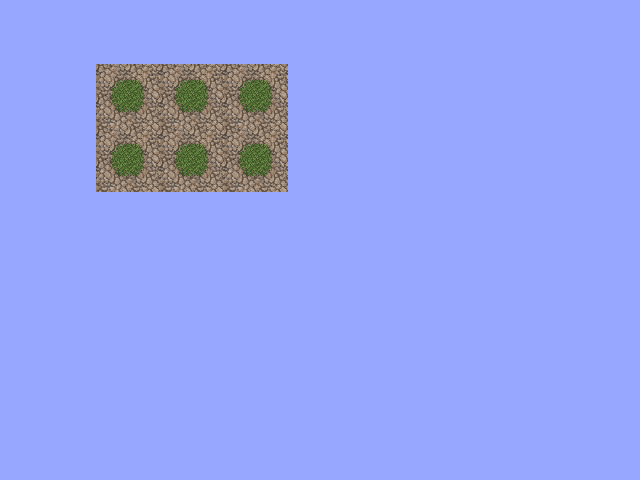

The image is a tile-based game level rendered from a .tmx file. Its description and complete source (layers, tilesets, objects, tile grids) follow:
An orthogonal 20x15 tile map with 32x32 px tiles, 1 tile layer (Tile Layer 1).

<map version="1.5" tiledversion="2021.03.23" orientation="orthogonal" renderorder="right-down" width="20" height="15" tilewidth="32" tileheight="32" infinite="0" backgroundcolor="#3f97a7ff" nextlayerid="2" nextobjectid="1">
 <properties>
  <property name="BoolProp" type="bool" value="true" />
  <property name="ColorProp" type="color" value="#ed00008b" />
  <property name="FileProp" type="file" value="" />
  <property name="FloatProp" type="float" value="2.3" />
  <property name="IntProp" type="int" value="658" />
  <property name="ObjectProp" type="object" value="0" />
  <property name="StringProp">Some String
</property>
 </properties>
 <tileset firstgid="1" source="GrassExternalTileset.tsx" />
 <layer id="1" name="Tile Layer 1" width="20" height="15">
  <data encoding="csv">
0,0,0,0,0,0,0,0,0,0,0,0,0,0,0,0,0,0,0,0,
0,0,0,0,0,0,0,0,0,0,0,0,0,0,0,0,0,0,0,0,
0,0,0,19,20,19,20,19,20,0,0,0,0,0,0,0,0,0,0,0,
0,0,0,29,30,29,30,29,30,0,0,0,0,0,0,0,0,0,0,0,
0,0,0,19,20,19,20,19,20,0,0,0,0,0,0,0,0,0,0,0,
0,0,0,29,30,29,30,29,30,0,0,0,0,0,0,0,0,0,0,0,
0,0,0,0,0,0,0,0,0,0,0,0,0,0,0,0,0,0,0,0,
0,0,0,0,0,0,0,0,0,0,0,0,0,0,0,0,0,0,0,0,
0,0,0,0,0,0,0,0,0,0,0,0,0,0,0,0,0,0,0,0,
0,0,0,0,0,0,0,0,0,0,0,0,0,0,0,0,0,0,0,0,
0,0,0,0,0,0,0,0,0,0,0,0,0,0,0,0,0,0,0,0,
0,0,0,0,0,0,0,0,0,0,0,0,0,0,0,0,0,0,0,0,
0,0,0,0,0,0,0,0,0,0,0,0,0,0,0,0,0,0,0,0,
0,0,0,0,0,0,0,0,0,0,0,0,0,0,0,0,0,0,0,0,
0,0,0,0,0,0,0,0,0,0,0,0,0,0,0,0,0,0,0,0
</data>
 </layer>
</map>
